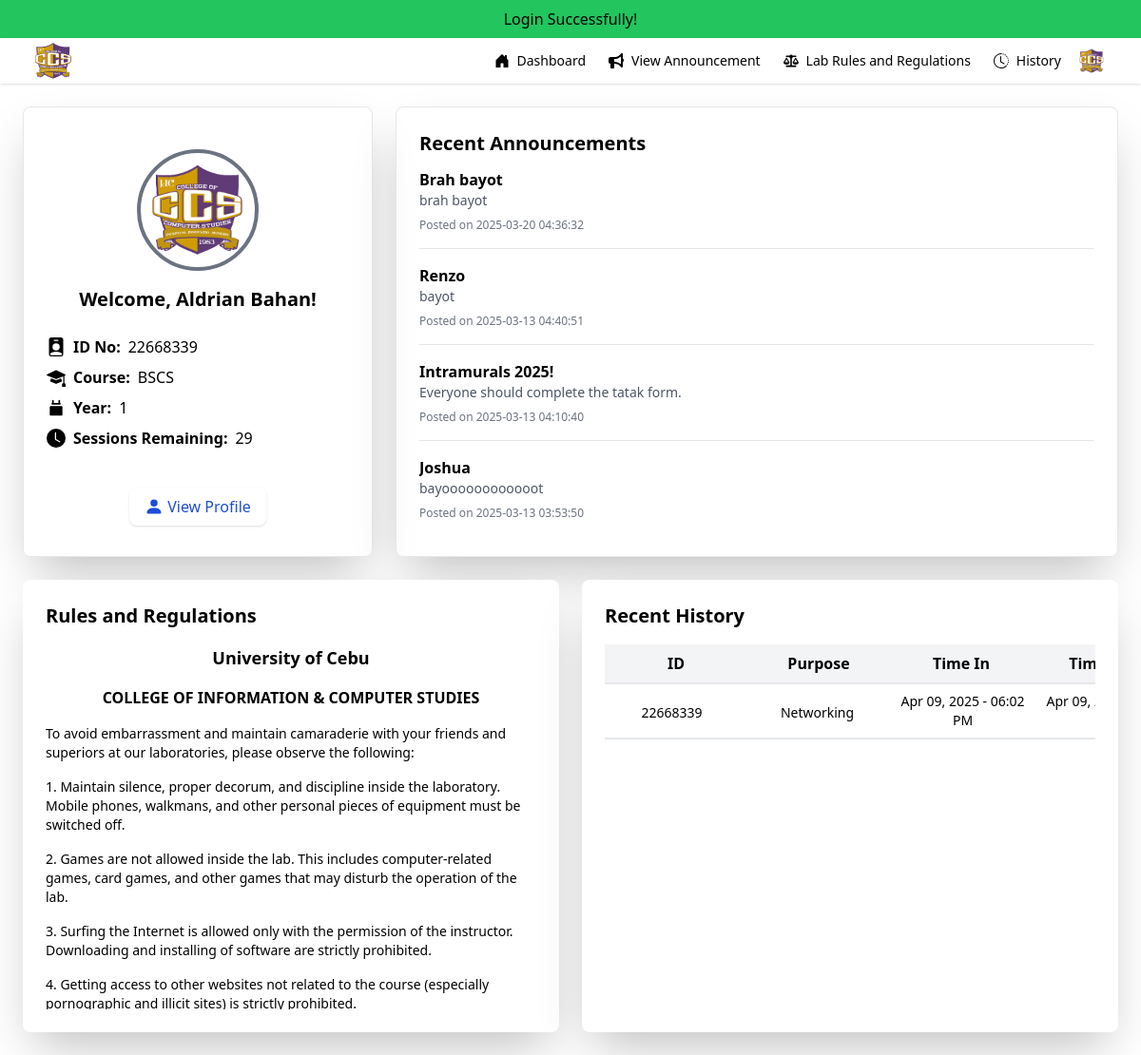
/user/dashboard.php (signed in), run on an earlier commit of the app's database.
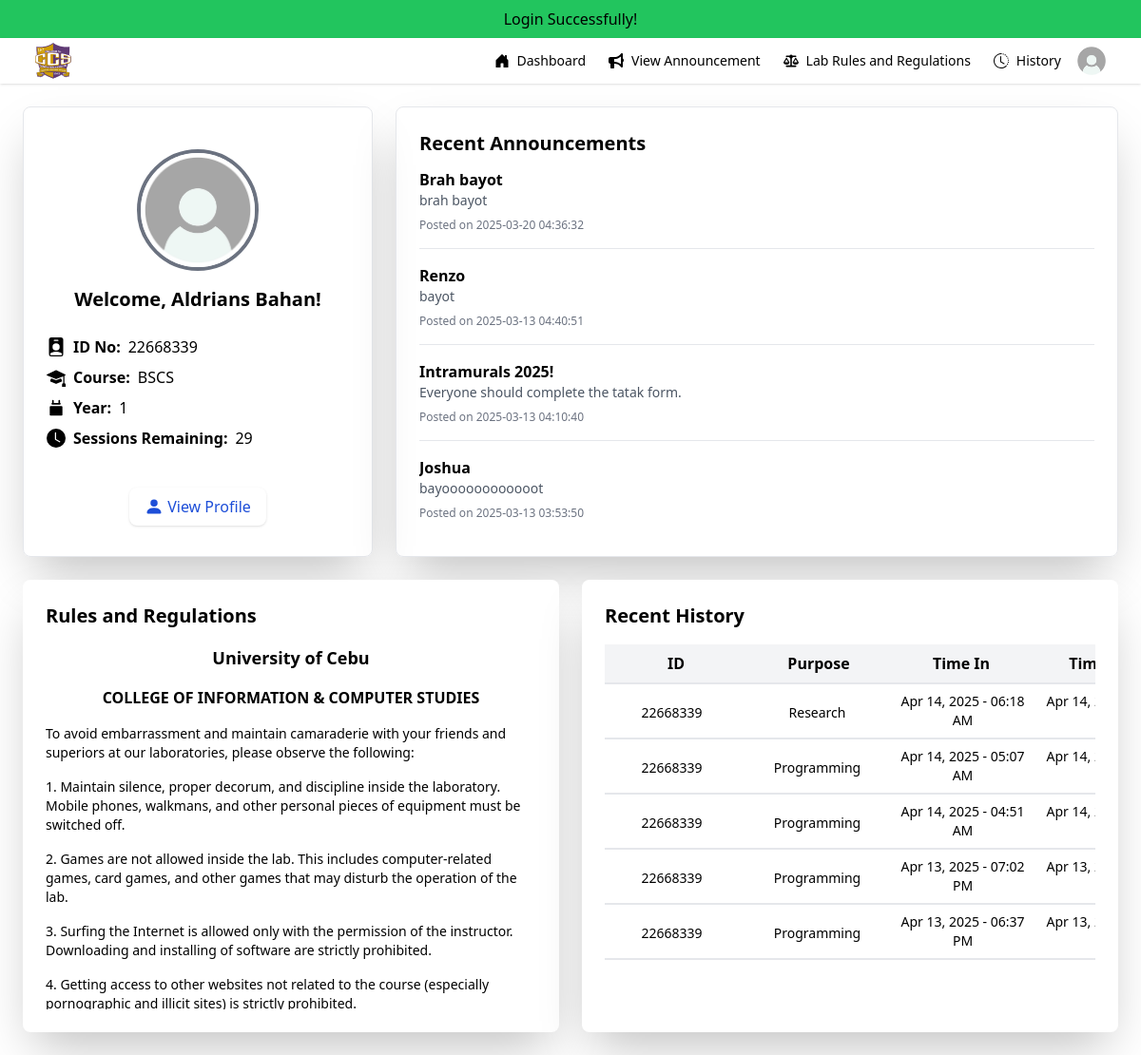
And on a later commit of the database.
### tables this page shows
CREATE TABLE `students` (
  `id` int(20) NOT NULL,
  `idno` int(20) NOT NULL,
  `lastname` varchar(50) NOT NULL,
  `firstname` varchar(50) NOT NULL,
  `midname` varchar(50) NOT NULL,
  `course` enum('BSIT','BSCS') NOT NULL,
  `year` int(9) NOT NULL,
  `username` varchar(50) NOT NULL,
  `password` varchar(50) NOT NULL,
  `profile` varchar(225) NOT NULL,
  `session` int(30) NOT NULL DEFAULT 30
);

CREATE TABLE `announcements` (
  `announcement_id` int(20) NOT NULL,
  `title` varchar(50) NOT NULL,
  `description` varchar(100) NOT NULL,
  `created_at` timestamp NOT NULL DEFAULT current_timestamp()
);

CREATE TABLE `sit_in` (
  `id` int(50) NOT NULL,
  `idno` int(11) NOT NULL,
  `lastname` varchar(50) NOT NULL,
  `firstname` varchar(50) NOT NULL,
  `midname` varchar(50) NOT NULL,
  `course` varchar(50) NOT NULL,
  `year` int(11) NOT NULL,
  `sitin_purpose` enum('Programming','Research','Networking') NOT NULL,
  `lab` enum('524','526','528') NOT NULL,
  `time_in` timestamp NULL DEFAULT NULL,
  `time_out` timestamp NULL DEFAULT NULL
);

### database/authenticator.php (called while the page is built, shortened)
<?php
include "connector.php";
$idno = $_SESSION["idno"];
$result = mysqli_query($mysql, "SELECT * FROM students WHERE idno = '$idno'");
$row = mysqli_fetch_assoc($result);
if($row){
    $idno = $row['idno'];
    $lastname = $row['lastname'];
    $firstname = $row['firstname'];
    $course = $row['course'];
    $year = $row['year'];
    $profile = $row['profile'];
    $session = $row['session'];
}
?>

### user/dashboard.php (the view, shortened to what this page needs)
<?php session_start();
include "../database/connector.php";
include "../user/nav.php";
include "../database/authenticator.php";
?>
<!DOCTYPE html>
<html lang="en">
<head>
    <script src="https://cdn.tailwindcss.com"></script>
</head>
<body class="bg-gray-00 min-h-screen">
    <div class="max-w-7xl mx-auto p-6">
        <div class="grid grid-cols-1 lg:grid-cols-3 gap-6">
            <div class=" border shadow-2xl rounded-lg p-6">
                <div class="text-center pt-5">
                    <img class="w-32 h-32 rounded-full mx-auto object-cover border-4 border-gray-500" src="../uploads/<?php echo $profile; ?>" alt="Profile Picture">
                    <h2 class="text-xl font-bold mt-4">Welcome,<?php echo ' ' . $firstname . ' ' . $lastname; ?>!</h2>
                </div>
                <div class="mt-6 space-y-2">
                    <p class="flex items-center gap-2">
                        <span class="font-bold">ID No:</span> <?php echo $idno; ?>
                    </p>
                    <p class="flex items-center gap-2">
                        <span class="font-bold">Course:</span> <?php echo $course; ?>
                    </p>
                    <p class="flex items-center gap-2">
                        <svg xmlns="http://www.w3.org/2000/svg" class="w-5 h-5 text-gray-600" fill="black" viewBox="0 0 24 24" stroke="black">
                            <path stroke-linecap="round" stroke-linejoin="round" stroke-width="2" d="M8 7V3m8 4V3m-9 4h10M5 11h14v10H5V11z" />
                        </svg>
                        <span class="font-bold">Year:</span> <?php echo $year; ?>
                    </p>
                    <p class="flex items-center gap-2">
                        <svg xmlns="http://www.w3.org/2000/svg" fill="black" class="w-5 h-5 bi bi-clock-fill" viewBox="0 0 16 16">
                            <path d="M16 8A8 8 0 1 1 0 8a8 8 0 0 1 16 0M8 3.5a.5.5 0 0 0-1 0V9a.5.5 0 0 0 .252.434l3.5 2a.5.5 0 0 0 .496-.868L8 8.71z"/>
                        </svg>
                        <span class="font-bold">Sessions Remaining:</span> <?php echo $session; ?>
                    </p>
                </div>
                <div class="mt-10 text-center">
                    <a href="profile.php" class="inline-flex items-center bg-white text-blue-700 px-4 py-2 rounded-lg shadow hover:bg-gray-100 transition">
                        <svg xmlns="http://www.w3.org/2000/svg" fill="currentColor" class="w-5 h-5 mr-1" viewBox="0 0 16 16">
                            <path d="M3 14s-1 0-1-1 1-4 6-4 6 3 6 4-1 1-1 1zm5-6a3 3 0 1 0 0-6 3 3 0 0 0 0 6"/>
                        </svg>
                        View Profile
                    </a>
                </div>
            </div>
            <div class="border shadow-2xl rounded-lg col-span-2 p-6">
                <h2 class="text-xl text-black font-bold mb-3">Recent Announcements</h2>
                <div class="space-y-4 max-h-96 overflow-y-auto">
                    <?php
                    $result = mysqli_query($mysql, "SELECT * FROM announcements ORDER BY created_at DESC");
                    while ($row = mysqli_fetch_assoc($result)) {
                        echo "<div class='border-b pb-4'>";
                        echo "<h3 class='font-semibold'>" . htmlspecialchars($row['title']) . "</h3>";
                        echo "<p class='text-sm text-gray-600'>" . htmlspecialchars($row['description']) . "</p>";
                        echo "<p class='text-xs text-gray-500 mt-2'>Posted on " . htmlspecialchars($row['created_at']) . "</p>";
                        echo "</div>";
                    }
                    ?>
                </div>
            </div>
        </div>
        <div class="grid grid-cols-1 lg:grid-cols-2 gap-6 mt-6">
            <div class="bg-white shadow-2xl rounded-lg p-6">
                <h2 class="text-xl font-bold mb-4">Rules and Regulations</h2>
                <div class="space-y-4 max-h-96 overflow-y-auto">
                    <h2 class="text-lg text-center font-bold">University of Cebu</h2>
                    <h2 class="text-base text-center  font-bold">COLLEGE OF INFORMATION & COMPUTER STUDIES</h2>
                    <div class=" space-y-4 text-sm">
                        <p>To avoid embarrassment and maintain camaraderie with your friends and superiors at our laboratories, please observe the following:</p>
                        <p>1. Maintain silence, proper decorum, and discipline inside the laboratory. Mobile phones, walkmans, and other personal pieces of equipment must be switched off.</p>
                        <p>2. Games are not allowed inside the lab. This includes computer-related games, card games, and other games that may disturb the operation of the lab.</p>
                        <p>3. Surfing the Internet is allowed only with the permission of the instructor. Downloading and installing of software are strictly prohibited.</p>
                        <p>4. Getting access to other websites not related to the course (especially pornographic and illicit sites) is strictly prohibited.</p>
                    </div>
                </div>
            </div>
            <?php
            $query_completed = "SELECT sit_in.idno, sit_in.sitin_purpose, sit_in.time_in, sit_in.time_out
                                FROM sit_in
                                WHERE sit_in.idno = '$idno' AND sit_in.time_out IS NOT NULL
                                ORDER BY sit_in.time_out DESC";
            $result_completed = mysqli_query($mysql, $query_completed);
            ?>
            <div class="bg-white shadow-2xl rounded-lg p-6">
                <h2 class="text-xl font-bold mb-4">Recent History</h2>
                <div class="overflow-y-auto max-h-96">
                    <div class="grid grid-cols-4 text-center border-b-2 pb-2 min-w-[600px] bg-gray-100 pt-2">
                        <p class="font-bold">ID</p>
                        <p class="font-bold">Purpose</p>
                        <p class="font-bold">Time In</p>
                        <p class="font-bold">Time Out</p>
                    </div>
                    <?php while ($row = mysqli_fetch_assoc($result_completed)): ?>
                        <div class="grid grid-cols-4 text-center border-b-2 py-2 min-w-[600px] gap-3">
                            <p class="text-sm pt-3"><?php echo $row['idno']; ?></p>
                            <p class="text-sm pt-3"><?php echo $row['sitin_purpose']; ?></p>
                            <p class="text-sm"><?php echo date('M d, Y - h:i A', strtotime($row['time_in'])); ?></p>
                            <p class="text-sm"><?php echo date('M d, Y - h:i A', strtotime($row['time_out'])); ?></p>
                        </div>
                    <?php endwhile; ?>
                </div>
            </div>
        </div>
    </div>
</body>
</html>

### user/nav.php (shortened to what this page needs)
<?php
include "../database/connector.php";
$idno = $_SESSION["idno"];
$result = mysqli_query($mysql, "SELECT `profile` FROM students WHERE idno = '$idno'");
$row = mysqli_fetch_assoc($result);
if($row){
    $profile = $row["profile"];
}
?>
<!DOCTYPE html>
<html lang="en" class="h-full">
<head>
    <script src="https://cdn.tailwindcss.com"></script>
</head>
<body class="bg-white font-sans ">
    <?php if(isset($_SESSION["success"])): ?>
        <div class="bg-green-500 text-black p-2 text-center">
            <?php
               echo $_SESSION['success'];
            ?>
        </div>
    <?php endif; ?>
<div class="min-h-full">
    <nav class="shadow">
        <div class="px-4 sm:px-6 lg:px-8">
            <div class="flex items-center justify-between">
                <div class="flex items-center">
                    <a href="#">
                        <img src="../images/ccs.jpg" alt="Logo" class="size-12">
                    </a>
                </div>
                <div class="flex items-center ml-auto">
                    <div class="hidden md:flex">
                        <a href="dashboard.php" class="nav-link flex items-center justify-center h-12 px-3 py-2 text-sm font-medium text-black hover:text-blue-700 transition duration-300">
                            Dashboard
                        </a>
                        <a href="#" class="nav-link flex items-center justify-center h-12 px-3 py-2 text-sm font-medium  hover:text-blue-700 transition duration-300">
                            View Announcement
                        </a>
                        <a href="#" class="nav-link flex items-center justify-center h-12 px-3 py-2 text-sm font-medium text-black hover:text-blue-700 transition duration-300">
                            Lab Rules and Regulations
                        </a>
                        <a href="history.php" class="nav-link flex items-center justify-center h-12 px-3 py-2 text-sm font-medium text-black hover:text-blue-700 transition duration-300">
                            History
                        </a>
                    </div>
                    <div class="relative">
                        <button id="profileMenu" class="flex items-center rounded-full bg-black-200 p-1 focus:ring-1 focus:ring-black">
                            <img class="size-8  rounded-full" src="../uploads/<?php echo $profile; ?>" alt="">
                        </button>
                    </div>
                </div>
            </div>
        </div>
    </nav>
</div>
</body>
</html>

### user/nav.php (style rules this page uses)
.nav-link { position: relative; display: inline-block; text-decoration: none; }
.nav-link::after { content: ''; position: absolute; width: 0; height: 2px; background-color: blue; bottom: 0; left: 0; transition: width 0.3s ease-in-out; }

What changed in the data, as far as the page shows it:
removed sit_in: idno "22668339", sitin_purpose "Networking", time_in "Apr 09, 2025 - 06:02 PM", time_out "Apr 09,…"
changed students "Bahan": profile: a different picture; firstname "Aldrian" → "Aldrians"
added sit_in: idno "22668339", sitin_purpose "Research", time_in "Apr 14, 2025 - 06:18 AM", time_out "Apr 14,…"
added sit_in: idno "22668339", sitin_purpose "Programming", time_in "Apr 14, 2025 - 05:07 AM", time_out "Apr 14,…"
added sit_in: idno "22668339", sitin_purpose "Programming", time_in "Apr 14, 2025 - 04:51 AM", time_out "Apr 14,…"
added sit_in: idno "22668339", sitin_purpose "Programming", time_in "Apr 13, 2025 - 07:02 PM", time_out "Apr 13,…"
added sit_in: idno "22668339", sitin_purpose "Programming", time_in "Apr 13, 2025 - 06:37 PM", time_out "Apr 13,…"
